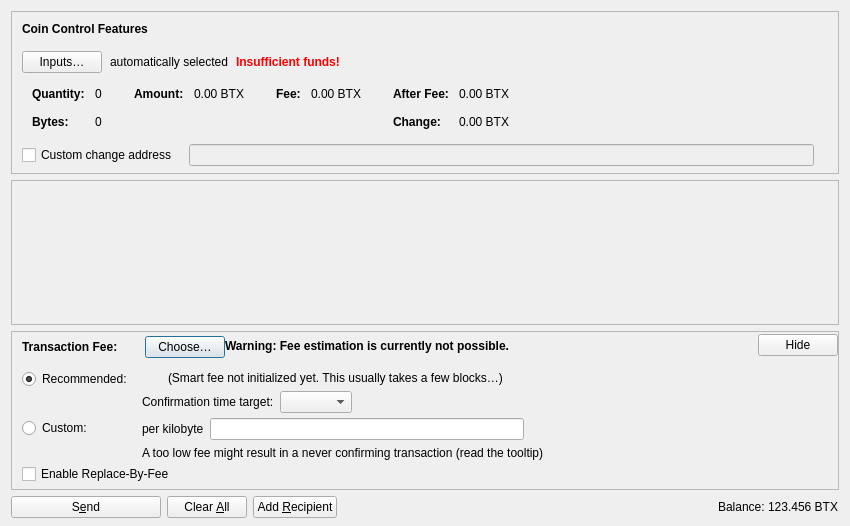
<?xml version="1.0" encoding="UTF-8"?>
<ui version="4.0">
 <class>SendCoinsDialog</class>
 <widget class="QDialog" name="SendCoinsDialog">
  <property name="geometry">
   <rect>
    <x>0</x>
    <y>0</y>
    <width>850</width>
    <height>526</height>
   </rect>
  </property>
  <property name="windowTitle">
   <string>Send Coins</string>
  </property>
  <layout class="QVBoxLayout" name="verticalLayout" stretch="0,1,0,0">
   <property name="bottomMargin">
    <number>8</number>
   </property>
   <item>
    <widget class="QFrame" name="frameCoinControl">
     <property name="sizePolicy">
      <sizepolicy hsizetype="Expanding" vsizetype="Expanding">
       <horstretch>0</horstretch>
       <verstretch>0</verstretch>
      </sizepolicy>
     </property>
     <property name="maximumSize">
      <size>
       <width>16777215</width>
       <height>16777215</height>
      </size>
     </property>
     <property name="frameShape">
      <enum>QFrame::StyledPanel</enum>
     </property>
     <property name="frameShadow">
      <enum>QFrame::Sunken</enum>
     </property>
     <layout class="QVBoxLayout" name="verticalLayoutCoinControl2">
      <property name="spacing">
       <number>0</number>
      </property>
      <property name="leftMargin">
       <number>0</number>
      </property>
      <property name="topMargin">
       <number>0</number>
      </property>
      <property name="rightMargin">
       <number>0</number>
      </property>
      <property name="bottomMargin">
       <number>6</number>
      </property>
      <item>
       <layout class="QVBoxLayout" name="verticalLayoutCoinControl" stretch="0,0,0,0,1">
        <property name="spacing">
         <number>0</number>
        </property>
        <property name="leftMargin">
         <number>10</number>
        </property>
        <property name="topMargin">
         <number>10</number>
        </property>
        <item>
         <layout class="QHBoxLayout" name="horizontalLayoutCoinControl1">
          <property name="bottomMargin">
           <number>15</number>
          </property>
          <item>
           <widget class="QLabel" name="labelCoinControlFeatures">
            <property name="sizePolicy">
             <sizepolicy hsizetype="Preferred" vsizetype="Maximum">
              <horstretch>0</horstretch>
              <verstretch>0</verstretch>
             </sizepolicy>
            </property>
            <property name="font">
             <font>
              <weight>75</weight>
              <bold>true</bold>
             </font>
            </property>
            <property name="styleSheet">
             <string notr="true">font-weight:bold;</string>
            </property>
            <property name="text">
             <string>Coin Control Features</string>
            </property>
           </widget>
          </item>
         </layout>
        </item>
        <item>
         <layout class="QHBoxLayout" name="horizontalLayoutCoinControl2" stretch="0,0,0,0">
          <property name="spacing">
           <number>8</number>
          </property>
          <property name="bottomMargin">
           <number>10</number>
          </property>
          <item>
           <widget class="QPushButton" name="pushButtonCoinControl">
            <property name="styleSheet">
             <string notr="true"/>
            </property>
            <property name="text">
             <string>Inputs…</string>
            </property>
            <property name="autoDefault">
             <bool>false</bool>
            </property>
           </widget>
          </item>
          <item>
           <widget class="QLabel" name="labelCoinControlAutomaticallySelected">
            <property name="text">
             <string>automatically selected</string>
            </property>
            <property name="margin">
             <number>5</number>
            </property>
           </widget>
          </item>
          <item>
           <widget class="QLabel" name="labelCoinControlInsuffFunds">
            <property name="font">
             <font>
              <weight>75</weight>
              <bold>true</bold>
             </font>
            </property>
            <property name="styleSheet">
             <string notr="true">color:red;font-weight:bold;</string>
            </property>
            <property name="text">
             <string>Insufficient funds!</string>
            </property>
            <property name="margin">
             <number>5</number>
            </property>
           </widget>
          </item>
          <item>
           <spacer name="horizontalSpacerCoinControl">
            <property name="orientation">
             <enum>Qt::Horizontal</enum>
            </property>
            <property name="sizeHint" stdset="0">
             <size>
              <width>40</width>
              <height>1</height>
             </size>
            </property>
           </spacer>
          </item>
         </layout>
        </item>
        <item>
         <widget class="QWidget" name="widgetCoinControl" native="true">
          <property name="sizePolicy">
           <sizepolicy hsizetype="Preferred" vsizetype="Preferred">
            <horstretch>0</horstretch>
            <verstretch>0</verstretch>
           </sizepolicy>
          </property>
          <property name="minimumSize">
           <size>
            <width>0</width>
            <height>0</height>
           </size>
          </property>
          <property name="styleSheet">
           <string notr="true"/>
          </property>
          <layout class="QHBoxLayout" name="horizontalLayoutCoinControl5">
           <property name="leftMargin">
            <number>0</number>
           </property>
           <property name="topMargin">
            <number>0</number>
           </property>
           <property name="rightMargin">
            <number>0</number>
           </property>
           <property name="bottomMargin">
            <number>0</number>
           </property>
           <item>
            <layout class="QHBoxLayout" name="horizontalLayoutCoinControl3" stretch="0,0,0,1">
             <property name="spacing">
              <number>20</number>
             </property>
             <property name="topMargin">
              <number>0</number>
             </property>
             <property name="bottomMargin">
              <number>10</number>
             </property>
             <item>
              <layout class="QFormLayout" name="formLayoutCoinControl1">
               <property name="labelAlignment">
                <set>Qt::AlignLeft|Qt::AlignVCenter</set>
               </property>
               <property name="horizontalSpacing">
                <number>10</number>
               </property>
               <property name="verticalSpacing">
                <number>14</number>
               </property>
               <property name="leftMargin">
                <number>10</number>
               </property>
               <property name="topMargin">
                <number>4</number>
               </property>
               <property name="rightMargin">
                <number>6</number>
               </property>
               <item row="0" column="0">
                <widget class="QLabel" name="labelCoinControlQuantityText">
                 <property name="font">
                  <font>
                   <weight>75</weight>
                   <bold>true</bold>
                  </font>
                 </property>
                 <property name="text">
                  <string>Quantity:</string>
                 </property>
                 <property name="margin">
                  <number>0</number>
                 </property>
                </widget>
               </item>
               <item row="0" column="1">
                <widget class="QLabel" name="labelCoinControlQuantity">
                 <property name="cursor">
                  <cursorShape>IBeamCursor</cursorShape>
                 </property>
                 <property name="contextMenuPolicy">
                  <enum>Qt::ActionsContextMenu</enum>
                 </property>
                 <property name="text">
                  <string notr="true">0</string>
                 </property>
                 <property name="margin">
                  <number>0</number>
                 </property>
                 <property name="textInteractionFlags">
                  <set>Qt::LinksAccessibleByMouse|Qt::TextSelectableByKeyboard|Qt::TextSelectableByMouse</set>
                 </property>
                </widget>
               </item>
               <item row="1" column="0">
                <widget class="QLabel" name="labelCoinControlBytesText">
                 <property name="font">
                  <font>
                   <weight>75</weight>
                   <bold>true</bold>
                  </font>
                 </property>
                 <property name="text">
                  <string>Bytes:</string>
                 </property>
                </widget>
               </item>
               <item row="1" column="1">
                <widget class="QLabel" name="labelCoinControlBytes">
                 <property name="cursor">
                  <cursorShape>IBeamCursor</cursorShape>
                 </property>
                 <property name="contextMenuPolicy">
                  <enum>Qt::ActionsContextMenu</enum>
                 </property>
                 <property name="text">
                  <string notr="true">0</string>
                 </property>
                 <property name="textInteractionFlags">
                  <set>Qt::LinksAccessibleByMouse|Qt::TextSelectableByKeyboard|Qt::TextSelectableByMouse</set>
                 </property>
                </widget>
               </item>
              </layout>
             </item>
             <item>
              <layout class="QFormLayout" name="formLayoutCoinControl2">
               <property name="horizontalSpacing">
                <number>10</number>
               </property>
               <property name="verticalSpacing">
                <number>14</number>
               </property>
               <property name="leftMargin">
                <number>6</number>
               </property>
               <property name="topMargin">
                <number>4</number>
               </property>
               <property name="rightMargin">
                <number>6</number>
               </property>
               <item row="0" column="0">
                <widget class="QLabel" name="labelCoinControlAmountText">
                 <property name="font">
                  <font>
                   <weight>75</weight>
                   <bold>true</bold>
                  </font>
                 </property>
                 <property name="text">
                  <string>Amount:</string>
                 </property>
                 <property name="margin">
                  <number>0</number>
                 </property>
                </widget>
               </item>
               <item row="0" column="1">
                <widget class="QLabel" name="labelCoinControlAmount">
                 <property name="cursor">
                  <cursorShape>IBeamCursor</cursorShape>
                 </property>
                 <property name="contextMenuPolicy">
                  <enum>Qt::ActionsContextMenu</enum>
                 </property>
                 <property name="text">
                  <string notr="true">0.00 BTX</string>
                 </property>
                 <property name="textInteractionFlags">
                  <set>Qt::LinksAccessibleByMouse|Qt::TextSelectableByKeyboard|Qt::TextSelectableByMouse</set>
                 </property>
                </widget>
               </item>
              </layout>
             </item>
             <item>
              <layout class="QFormLayout" name="formLayoutCoinControl3">
               <property name="horizontalSpacing">
                <number>10</number>
               </property>
               <property name="verticalSpacing">
                <number>14</number>
               </property>
               <property name="leftMargin">
                <number>6</number>
               </property>
               <property name="topMargin">
                <number>4</number>
               </property>
               <property name="rightMargin">
                <number>6</number>
               </property>
               <item row="0" column="0">
                <widget class="QLabel" name="labelCoinControlFeeText">
                 <property name="font">
                  <font>
                   <weight>75</weight>
                   <bold>true</bold>
                  </font>
                 </property>
                 <property name="text">
                  <string>Fee:</string>
                 </property>
                 <property name="margin">
                  <number>0</number>
                 </property>
                </widget>
               </item>
               <item row="0" column="1">
                <widget class="QLabel" name="labelCoinControlFee">
                 <property name="cursor">
                  <cursorShape>IBeamCursor</cursorShape>
                 </property>
                 <property name="contextMenuPolicy">
                  <enum>Qt::ActionsContextMenu</enum>
                 </property>
                 <property name="text">
                  <string notr="true">0.00 BTX</string>
                 </property>
                 <property name="textInteractionFlags">
                  <set>Qt::LinksAccessibleByMouse|Qt::TextSelectableByKeyboard|Qt::TextSelectableByMouse</set>
                 </property>
                </widget>
               </item>
              </layout>
             </item>
             <item>
              <layout class="QFormLayout" name="formLayoutCoinControl4">
               <property name="labelAlignment">
                <set>Qt::AlignLeft|Qt::AlignVCenter</set>
               </property>
               <property name="horizontalSpacing">
                <number>10</number>
               </property>
               <property name="verticalSpacing">
                <number>14</number>
               </property>
               <property name="leftMargin">
                <number>6</number>
               </property>
               <property name="topMargin">
                <number>4</number>
               </property>
               <property name="rightMargin">
                <number>6</number>
               </property>
               <item row="0" column="0">
                <widget class="QLabel" name="labelCoinControlAfterFeeText">
                 <property name="font">
                  <font>
                   <weight>75</weight>
                   <bold>true</bold>
                  </font>
                 </property>
                 <property name="text">
                  <string>After Fee:</string>
                 </property>
                 <property name="margin">
                  <number>0</number>
                 </property>
                </widget>
               </item>
               <item row="0" column="1">
                <widget class="QLabel" name="labelCoinControlAfterFee">
                 <property name="cursor">
                  <cursorShape>IBeamCursor</cursorShape>
                 </property>
                 <property name="contextMenuPolicy">
                  <enum>Qt::ActionsContextMenu</enum>
                 </property>
                 <property name="text">
                  <string notr="true">0.00 BTX</string>
                 </property>
                 <property name="textInteractionFlags">
                  <set>Qt::LinksAccessibleByMouse|Qt::TextSelectableByKeyboard|Qt::TextSelectableByMouse</set>
                 </property>
                </widget>
               </item>
               <item row="1" column="0">
                <widget class="QLabel" name="labelCoinControlChangeText">
                 <property name="font">
                  <font>
                   <weight>75</weight>
                   <bold>true</bold>
                  </font>
                 </property>
                 <property name="text">
                  <string>Change:</string>
                 </property>
                </widget>
               </item>
               <item row="1" column="1">
                <widget class="QLabel" name="labelCoinControlChange">
                 <property name="cursor">
                  <cursorShape>IBeamCursor</cursorShape>
                 </property>
                 <property name="contextMenuPolicy">
                  <enum>Qt::ActionsContextMenu</enum>
                 </property>
                 <property name="text">
                  <string notr="true">0.00 BTX</string>
                 </property>
                 <property name="textInteractionFlags">
                  <set>Qt::LinksAccessibleByMouse|Qt::TextSelectableByKeyboard|Qt::TextSelectableByMouse</set>
                 </property>
                </widget>
               </item>
              </layout>
             </item>
            </layout>
           </item>
          </layout>
         </widget>
        </item>
        <item>
         <layout class="QHBoxLayout" name="horizontalLayoutCoinControl4" stretch="0,0,0">
          <property name="spacing">
           <number>12</number>
          </property>
          <property name="sizeConstraint">
           <enum>QLayout::SetDefaultConstraint</enum>
          </property>
          <property name="topMargin">
           <number>5</number>
          </property>
          <property name="rightMargin">
           <number>5</number>
          </property>
          <item>
           <widget class="QCheckBox" name="checkBoxCoinControlChange">
            <property name="toolTip">
             <string>If this is activated, but the change address is empty or invalid, change will be sent to a newly generated address.</string>
            </property>
            <property name="text">
             <string>Custom change address</string>
            </property>
           </widget>
          </item>
          <item>
           <widget class="QValidatedLineEdit" name="lineEditCoinControlChange">
            <property name="enabled">
             <bool>false</bool>
            </property>
            <property name="sizePolicy">
             <sizepolicy hsizetype="Expanding" vsizetype="Fixed">
              <horstretch>0</horstretch>
              <verstretch>0</verstretch>
             </sizepolicy>
            </property>
           </widget>
          </item>
          <item>
           <widget class="QLabel" name="labelCoinControlChangeLabel">
            <property name="sizePolicy">
             <sizepolicy hsizetype="Preferred" vsizetype="Expanding">
              <horstretch>0</horstretch>
              <verstretch>0</verstretch>
             </sizepolicy>
            </property>
            <property name="minimumSize">
             <size>
              <width>0</width>
              <height>0</height>
             </size>
            </property>
            <property name="text">
             <string/>
            </property>
            <property name="margin">
             <number>3</number>
            </property>
           </widget>
          </item>
         </layout>
        </item>
        <item>
         <spacer name="verticalSpacerCoinControl">
          <property name="orientation">
           <enum>Qt::Vertical</enum>
          </property>
          <property name="sizeHint" stdset="0">
           <size>
            <width>800</width>
            <height>1</height>
           </size>
          </property>
         </spacer>
        </item>
       </layout>
      </item>
     </layout>
    </widget>
   </item>
   <item>
    <widget class="QScrollArea" name="scrollArea">
     <property name="widgetResizable">
      <bool>true</bool>
     </property>
     <widget class="QWidget" name="scrollAreaWidgetContents">
      <property name="geometry">
       <rect>
        <x>0</x>
        <y>0</y>
        <width>830</width>
        <height>104</height>
       </rect>
      </property>
      <layout class="QVBoxLayout" name="verticalLayout_2" stretch="0,1">
       <property name="leftMargin">
        <number>0</number>
       </property>
       <property name="topMargin">
        <number>0</number>
       </property>
       <property name="rightMargin">
        <number>0</number>
       </property>
       <property name="bottomMargin">
        <number>0</number>
       </property>
       <item>
        <layout class="QVBoxLayout" name="entries">
         <property name="spacing">
          <number>6</number>
         </property>
        </layout>
       </item>
       <item>
        <spacer name="verticalSpacer">
         <property name="orientation">
          <enum>Qt::Vertical</enum>
         </property>
         <property name="sizeHint" stdset="0">
          <size>
           <width>20</width>
           <height>40</height>
          </size>
         </property>
        </spacer>
       </item>
      </layout>
     </widget>
    </widget>
   </item>
   <item>
    <widget class="QFrame" name="frameFee">
     <property name="sizePolicy">
      <sizepolicy hsizetype="Expanding" vsizetype="Expanding">
       <horstretch>0</horstretch>
       <verstretch>0</verstretch>
      </sizepolicy>
     </property>
     <property name="maximumSize">
      <size>
       <width>16777215</width>
       <height>16777215</height>
      </size>
     </property>
     <property name="frameShape">
      <enum>QFrame::StyledPanel</enum>
     </property>
     <property name="frameShadow">
      <enum>QFrame::Sunken</enum>
     </property>
     <layout class="QVBoxLayout" name="verticalLayoutFee1">
      <property name="spacing">
       <number>0</number>
      </property>
      <property name="leftMargin">
       <number>0</number>
      </property>
      <property name="topMargin">
       <number>0</number>
      </property>
      <property name="rightMargin">
       <number>0</number>
      </property>
      <property name="bottomMargin">
       <number>0</number>
      </property>
      <item>
       <layout class="QVBoxLayout" name="verticalLayoutFee2" stretch="0,0,0">
        <property name="spacing">
         <number>0</number>
        </property>
        <property name="leftMargin">
         <number>10</number>
        </property>
        <property name="topMargin">
         <number>0</number>
        </property>
        <item>
         <layout class="QHBoxLayout" name="horizontalLayoutFee1">
          <property name="bottomMargin">
           <number>0</number>
          </property>
          <item>
           <layout class="QVBoxLayout" name="verticalLayoutFee7">
            <property name="spacing">
             <number>0</number>
            </property>
            <item>
             <spacer name="verticalSpacerSmartFee">
              <property name="orientation">
               <enum>Qt::Vertical</enum>
              </property>
              <property name="sizeType">
               <enum>QSizePolicy::Fixed</enum>
              </property>
              <property name="sizeHint" stdset="0">
               <size>
                <width>1</width>
                <height>4</height>
               </size>
              </property>
             </spacer>
            </item>
            <item>
             <layout class="QHBoxLayout" name="horizontalLayoutSmartFee">
              <property name="spacing">
               <number>10</number>
              </property>
              <item>
               <widget class="QLabel" name="labelFeeHeadline">
                <property name="sizePolicy">
                 <sizepolicy hsizetype="Preferred" vsizetype="Maximum">
                  <horstretch>0</horstretch>
                  <verstretch>0</verstretch>
                 </sizepolicy>
                </property>
                <property name="font">
                 <font>
                  <weight>75</weight>
                  <bold>true</bold>
                 </font>
                </property>
                <property name="styleSheet">
                 <string notr="true">font-weight:bold;</string>
                </property>
                <property name="text">
                 <string>Transaction Fee:</string>
                </property>
               </widget>
              </item>
              <item>
               <widget class="QLabel" name="labelFeeMinimized">
                <property name="text">
                 <string/>
                </property>
               </widget>
              </item>
              <item>
               <widget class="QPushButton" name="buttonChooseFee">
                <property name="text">
                 <string>Choose…</string>
                </property>
               </widget>
              </item>
             </layout>
            </item>
            <item>
             <spacer name="verticalSpacer_5">
              <property name="orientation">
               <enum>Qt::Vertical</enum>
              </property>
              <property name="sizeHint" stdset="0">
               <size>
                <width>1</width>
                <height>1</height>
               </size>
              </property>
             </spacer>
            </item>
           </layout>
          </item>
          <item>
           <widget class="QLabel" name="fallbackFeeWarningLabel">
            <property name="toolTip">
             <string>Using the fallbackfee can result in sending a transaction that will take several hours or days (or never) to confirm. Consider choosing your fee manually or wait until you have validated the complete chain.</string>
            </property>
            <property name="font">
            <font>
                <weight>75</weight>
                <bold>true</bold>
            </font>
            </property>
            <property name="text">
             <string>Warning: Fee estimation is currently not possible.</string>
            </property>
            <property name="wordWrap">
             <bool>false</bool>
            </property>
           </widget>
          </item>
          <item>
           <spacer name="horizontalSpacer_4">
            <property name="orientation">
             <enum>Qt::Horizontal</enum>
            </property>
            <property name="sizeType">
             <enum>QSizePolicy::MinimumExpanding</enum>
            </property>
            <property name="sizeHint" stdset="0">
             <size>
              <width>40</width>
              <height>20</height>
             </size>
            </property>
           </spacer>
          </item>
          <item>
           <widget class="QPushButton" name="buttonMinimizeFee">
            <property name="toolTip">
             <string>Hide transaction fee settings</string>
            </property>
            <property name="text">
             <string>Hide</string>
            </property>
           </widget>
          </item>
         </layout>
        </item>
        <item>
         <widget class="QFrame" name="frameFeeSelection">
          <layout class="QVBoxLayout" name="verticalLayoutFee12">
           <property name="spacing">
            <number>0</number>
           </property>
           <property name="leftMargin">
            <number>0</number>
           </property>
           <property name="topMargin">
            <number>0</number>
           </property>
           <property name="rightMargin">
            <number>0</number>
           </property>
           <property name="bottomMargin">
            <number>0</number>
           </property>
           <item>
            <layout class="QGridLayout" name="gridLayoutFee">
             <property name="topMargin">
              <number>10</number>
             </property>
             <property name="bottomMargin">
              <number>4</number>
             </property>
             <property name="horizontalSpacing">
              <number>10</number>
             </property>
             <property name="verticalSpacing">
              <number>4</number>
             </property>
             <item row="1" column="1">
              <layout class="QVBoxLayout" name="verticalLayoutFee8">
               <property name="spacing">
                <number>6</number>
               </property>
               <item>
                <layout class="QHBoxLayout" name="horizontalLayoutFee13">
                 <item>
                  <widget class="QLabel" name="labelCustomPerKilobyte">
                   <property name="toolTip">
                    <string>Specify a custom fee per kB (1,000 bytes) of the transaction's virtual size.

Note:  Since the fee is calculated on a per-byte basis, a fee rate of "100 atoms per kvB" for a transaction size of 500 virtual bytes (half of 1 kvB) would ultimately yield a fee of only 50 atoms.</string>
                   </property>
                   <property name="text">
                    <string>per kilobyte</string>
                   </property>
                  </widget>
                 </item>
                 <item>
                  <widget class="BitcoinAmountField" name="customFee"/>
                 </item>
                 <item>
                  <spacer name="horizontalSpacer_6">
                   <property name="orientation">
                    <enum>Qt::Horizontal</enum>
                   </property>
                   <property name="sizeHint" stdset="0">
                    <size>
                     <width>1</width>
                     <height>1</height>
                    </size>
                   </property>
                  </spacer>
                 </item>
                </layout>
               </item>
               <item>
                <layout class="QHBoxLayout" name="horizontalLayoutFee8">
                 <item>
                  <widget class="QLabel" name="labelCustomFeeWarning">
                   <property name="enabled">
                    <bool>true</bool>
                   </property>
                   <property name="toolTip">
                    <string>When there is less transaction volume than space in the blocks, miners as well as relaying nodes may enforce a minimum fee. Paying only this minimum fee is just fine, but be aware that this can result in a never confirming transaction once there is more demand for BTX transactions than the network can process.</string>
                   </property>
                   <property name="text">
                    <string>A too low fee might result in a never confirming transaction (read the tooltip)</string>
                   </property>
                  </widget>
                 </item>
                 <item>
                  <spacer name="horizontalSpacer_2">
                   <property name="orientation">
                    <enum>Qt::Horizontal</enum>
                   </property>
                   <property name="sizeHint" stdset="0">
                    <size>
                     <width>1</width>
                     <height>1</height>
                    </size>
                   </property>
                  </spacer>
                 </item>
                </layout>
               </item>
              </layout>
             </item>
             <item row="0" column="0">
              <layout class="QVBoxLayout" name="verticalLayoutFee4" stretch="0,1">
               <item>
                <widget class="QRadioButton" name="radioSmartFee">
                 <property name="text">
                  <string>Recommended:</string>
                 </property>
                 <property name="checked">
                  <bool>true</bool>
                 </property>
                 <attribute name="buttonGroup">
                  <string notr="true">groupFee</string>
                 </attribute>
                </widget>
               </item>
               <item>
                <spacer name="verticalSpacer_2">
                 <property name="orientation">
                  <enum>Qt::Vertical</enum>
                 </property>
                 <property name="sizeHint" stdset="0">
                  <size>
                   <width>1</width>
                   <height>1</height>
                  </size>
                 </property>
                </spacer>
               </item>
              </layout>
             </item>
             <item row="1" column="0">
              <layout class="QVBoxLayout" name="verticalLayoutFee9" stretch="0,1">
               <item>
                <widget class="QRadioButton" name="radioCustomFee">
                 <property name="text">
                  <string>Custom:</string>
                 </property>
                 <attribute name="buttonGroup">
                  <string notr="true">groupFee</string>
                 </attribute>
                </widget>
               </item>
               <item>
                <spacer name="verticalSpacer_6">
                 <property name="orientation">
                  <enum>Qt::Vertical</enum>
                 </property>
                 <property name="sizeHint" stdset="0">
                  <size>
                   <width>1</width>
                   <height>1</height>
                  </size>
                 </property>
                </spacer>
               </item>
              </layout>
             </item>
             <item row="0" column="1">
              <layout class="QVBoxLayout" name="verticalLayoutFee3" stretch="0,0,1">
               <property name="spacing">
                <number>6</number>
               </property>
               <property name="topMargin">
                <number>2</number>
               </property>
               <item>
                <layout class="QHBoxLayout" name="horizontalLayoutFee12">
                 <item>
                  <widget class="QLabel" name="labelSmartFee">
                   <property name="text">
                    <string/>
                   </property>
                  </widget>
                 </item>
                 <item>
                  <widget class="QLabel" name="labelFeeEstimation">
                   <property name="text">
                    <string/>
                   </property>
                  </widget>
                 </item>
                 <item>
                  <widget class="QLabel" name="labelSmartFee2">
                   <property name="text">
                    <string>(Smart fee not initialized yet. This usually takes a few blocks…)</string>
                   </property>
                  </widget>
                 </item>
                 <item>
                  <spacer name="horizontalSpacer_5">
                   <property name="orientation">
                    <enum>Qt::Horizontal</enum>
                   </property>
                   <property name="sizeHint" stdset="0">
                    <size>
                     <width>1</width>
                     <height>1</height>
                    </size>
                   </property>
                  </spacer>
                 </item>
                </layout>
               </item>
               <item>
                <layout class="QHBoxLayout" name="horizontalLayoutFee9">
                 <item>
                  <layout class="QVBoxLayout" name="verticalLayoutFee6">
                   <item>
                    <widget class="QLabel" name="labelSmartFee3">
                     <property name="text">
                      <string>Confirmation time target:</string>
                     </property>
                    </widget>
                   </item>
                  </layout>
                 </item>
                 <item>
                  <layout class="QVBoxLayout" name="verticalLayoutFee5">
                   <property name="rightMargin">
                    <number>30</number>
                   </property>
                   <item>
                    <layout class="QHBoxLayout" name="horizontalLayoutConfTarget">
                     <property name="bottomMargin">
                      <number>0</number>
                     </property>
                     <item>
                      <widget class="QComboBox" name="confTargetSelector"/>
                     </item>
                     <item>
                      <spacer name="horizontalSpacerConfTarget">
                       <property name="orientation">
                        <enum>Qt::Horizontal</enum>
                       </property>
                       <property name="sizeHint" stdset="0">
                        <size>
                         <width>40</width>
                         <height>20</height>
                        </size>
                       </property>
                      </spacer>
                     </item>
                    </layout>
                   </item>
                  </layout>
                 </item>
                </layout>
               </item>
               <item>
                <spacer name="verticalSpacer_4">
                 <property name="orientation">
                  <enum>Qt::Vertical</enum>
                 </property>
                 <property name="sizeHint" stdset="0">
                  <size>
                   <width>1</width>
                   <height>1</height>
                  </size>
                 </property>
                </spacer>
               </item>
              </layout>
             </item>
            </layout>
           </item>
           <item>
            <widget class="QCheckBox" name="optInRBF">
             <property name="text">
              <string>Enable Replace-By-Fee</string>
             </property>
             <property name="toolTip">
              <string>With Replace-By-Fee (BIP-125) you can increase a transaction's fee after it is sent. Without this, a higher fee may be recommended to compensate for increased transaction delay risk.</string>
             </property>
            </widget>
           </item>
          </layout>
         </widget>
        </item>
        <item>
         <spacer name="verticalSpacerFee">
          <property name="orientation">
           <enum>Qt::Vertical</enum>
          </property>
          <property name="sizeHint" stdset="0">
           <size>
            <width>40</width>
            <height>5</height>
           </size>
          </property>
         </spacer>
        </item>
       </layout>
      </item>
     </layout>
    </widget>
   </item>
   <item>
    <layout class="QHBoxLayout" name="horizontalLayout">
     <item>
      <widget class="QPushButton" name="sendButton">
       <property name="minimumSize">
        <size>
         <width>150</width>
         <height>0</height>
        </size>
       </property>
       <property name="toolTip">
        <string>Confirm the send action</string>
       </property>
       <property name="text">
        <string>S&amp;end</string>
       </property>
       <property name="icon">
        <iconset resource="../bitcoin.qrc">
         <normaloff>:/icons/send</normaloff>:/icons/send</iconset>
       </property>
       <property name="autoDefault">
        <bool>false</bool>
       </property>
       <property name="default">
        <bool>false</bool>
       </property>
      </widget>
     </item>
     <item>
      <widget class="QPushButton" name="clearButton">
       <property name="sizePolicy">
        <sizepolicy hsizetype="Minimum" vsizetype="Fixed">
         <horstretch>0</horstretch>
         <verstretch>0</verstretch>
        </sizepolicy>
       </property>
       <property name="toolTip">
        <string>Clear all fields of the form.</string>
       </property>
       <property name="text">
        <string>Clear &amp;All</string>
       </property>
       <property name="icon">
        <iconset resource="../bitcoin.qrc">
         <normaloff>:/icons/remove</normaloff>:/icons/remove</iconset>
       </property>
       <property name="autoDefault">
        <bool>false</bool>
       </property>
      </widget>
     </item>
     <item>
      <widget class="QPushButton" name="addButton">
       <property name="toolTip">
        <string>Send to multiple recipients at once</string>
       </property>
       <property name="text">
        <string>Add &amp;Recipient</string>
       </property>
       <property name="icon">
        <iconset resource="../bitcoin.qrc">
         <normaloff>:/icons/add</normaloff>:/icons/add</iconset>
       </property>
       <property name="autoDefault">
        <bool>false</bool>
       </property>
      </widget>
     </item>
     <item>
      <spacer name="horizontalSpacer">
       <property name="orientation">
        <enum>Qt::Horizontal</enum>
       </property>
       <property name="sizeHint" stdset="0">
        <size>
         <width>40</width>
         <height>20</height>
        </size>
       </property>
      </spacer>
     </item>
     <item>
      <layout class="QHBoxLayout" name="horizontalLayout_2">
       <property name="spacing">
        <number>3</number>
       </property>
       <item>
        <widget class="QLabel" name="labelBalanceName">
         <property name="sizePolicy">
          <sizepolicy hsizetype="Preferred" vsizetype="Fixed">
           <horstretch>0</horstretch>
           <verstretch>0</verstretch>
          </sizepolicy>
         </property>
         <property name="text">
          <string>Balance:</string>
         </property>
        </widget>
       </item>
       <item>
        <widget class="QLabel" name="labelBalance">
         <property name="sizePolicy">
          <sizepolicy hsizetype="Preferred" vsizetype="Fixed">
           <horstretch>0</horstretch>
           <verstretch>0</verstretch>
          </sizepolicy>
         </property>
         <property name="cursor">
          <cursorShape>IBeamCursor</cursorShape>
         </property>
         <property name="text">
          <string notr="true">123.456 BTX</string>
         </property>
         <property name="textInteractionFlags">
          <set>Qt::LinksAccessibleByMouse|Qt::TextSelectableByKeyboard|Qt::TextSelectableByMouse</set>
         </property>
        </widget>
       </item>
      </layout>
     </item>
    </layout>
   </item>
  </layout>
 </widget>
 <customwidgets>
  <customwidget>
   <class>QValidatedLineEdit</class>
   <extends>QLineEdit</extends>
   <header>qt/qvalidatedlineedit.h</header>
  </customwidget>
  <customwidget>
   <class>BitcoinAmountField</class>
   <extends>QLineEdit</extends>
   <header>qt/bitcoinamountfield.h</header>
   <container>1</container>
  </customwidget>
 </customwidgets>
 <resources>
  <include location="../bitcoin.qrc"/>
 </resources>
 <connections/>
 <buttongroups>
  <buttongroup name="groupFee"/>
 </buttongroups>
</ui>
